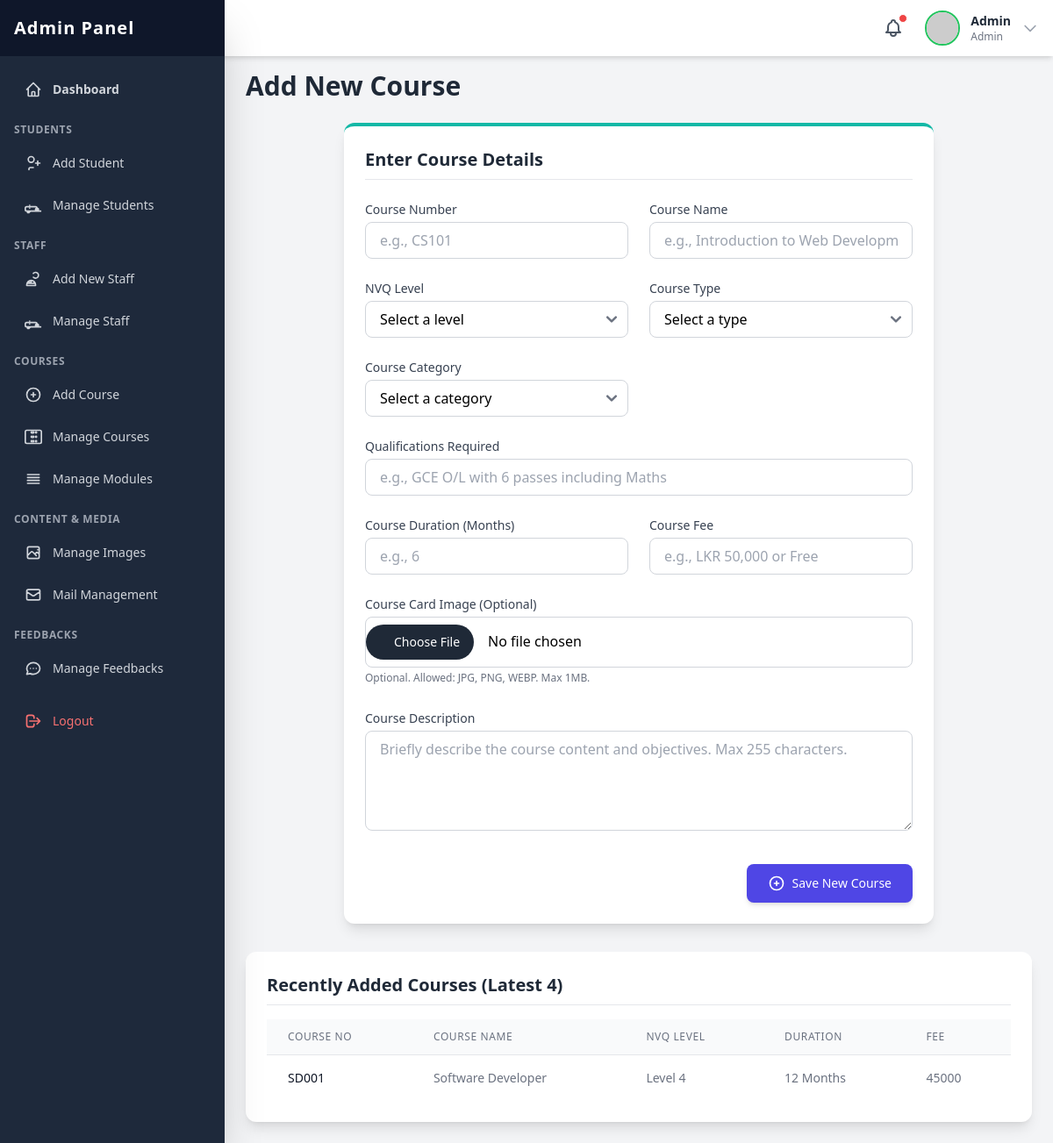
/admin/pages/add_course.php (signed in), run on an earlier commit of the app's database.
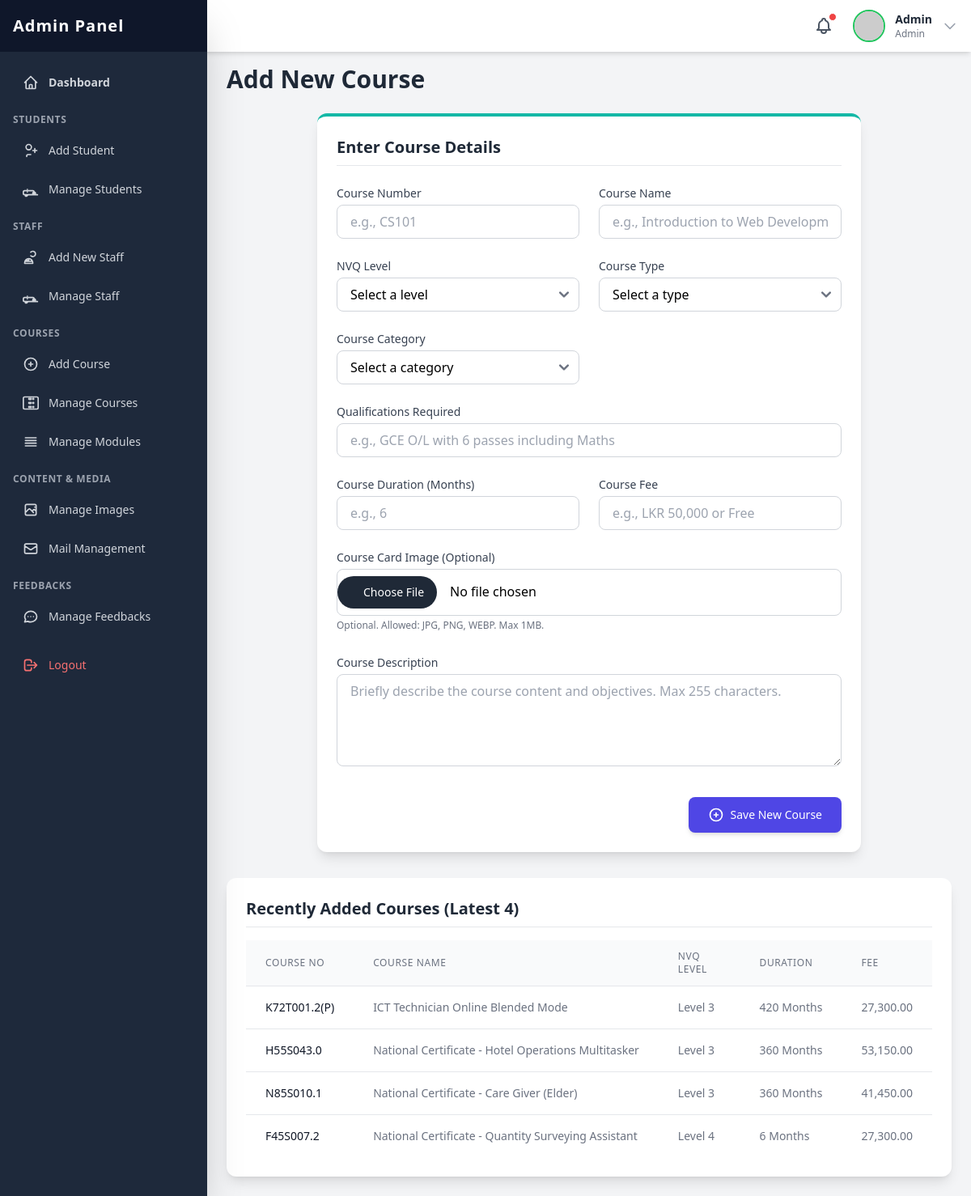
And on a later commit of the database.
### tables this page shows
CREATE TABLE IF NOT EXISTS `course` (
  `id` int NOT NULL AUTO_INCREMENT,
  `course_no` varchar(12) NOT NULL,
  `course_name` varchar(100) NOT NULL,
  `nvq_level` int NOT NULL,
  `course_type` enum('Full-time','Part-time','Online','Hybrid') NOT NULL,
  `qualifications` varchar(255) NOT NULL,
  `course_duration` int NOT NULL,
  `course_fee` varchar(20) NOT NULL,
  `course_description` text NOT NULL,
  `course_image` varchar(255) DEFAULT NULL,
  `status` enum('active','inactive') NOT NULL DEFAULT 'active',
  `category` varchar(150) NOT NULL,
  `course_video` varchar(700) DEFAULT NULL,
  PRIMARY KEY (`id`),
  UNIQUE KEY `course_no` (`course_no`),
  KEY `idx_status` (`status`)
);

### admin/pages/add_course.php (the view, shortened to what the changed rows need)
<?php
include_once('../include/header.php');
include_once('../../include/connection.php');
$recent_courses = [];
$query_recent = "SELECT course_no, course_name, nvq_level, course_duration, course_fee
                 FROM course
                 ORDER BY id DESC LIMIT 4";
$result_recent = $con->query($query_recent);
if ($result_recent && $result_recent->num_rows > 0) {
    while ($row = $result_recent->fetch_assoc()) {
        $recent_courses[] = $row;
    }
}
?>
<h2 class="text-3xl font-bold text-gray-800 mb-6">Add New Course</h2>
<div class="bg-white p-6 rounded-xl shadow-lg mt-8 w-full">
    <div class="overflow-x-auto">
        <table class="min-w-full divide-y divide-gray-200">
            <thead class="bg-gray-50">
                <tr>
                    <th scope="col" class="px-6 py-3 text-left text-xs font-medium text-gray-500 uppercase tracking-wider">Course No</th>
                    <th scope="col" class="px-6 py-3 text-left text-xs font-medium text-gray-500 uppercase tracking-wider">Course Name</th>
                    <th scope="col" class="px-6 py-3 text-left text-xs font-medium text-gray-500 uppercase tracking-wider">NVQ Level</th>
                    <th scope="col" class="px-6 py-3 text-left text-xs font-medium text-gray-500 uppercase tracking-wider">Duration</th>
                    <th scope="col" class="px-6 py-3 text-left text-xs font-medium text-gray-500 uppercase tracking-wider">Fee</th>
                </tr>
            </thead>
            <tbody class="bg-white divide-y divide-gray-200">
                <?php
                if (!empty($recent_courses)) {
                    foreach ($recent_courses as $course) {
                ?>
                <tr>
                    <td class="px-6 py-4 whitespace-nowrap text-sm font-medium text-gray-900"><?php echo htmlspecialchars($course['course_no']); ?></td>
                    <td class="px-6 py-4 whitespace-nowrap text-sm text-gray-500"><?php echo htmlspecialchars($course['course_name']); ?></td>
                    <td class="px-6 py-4 whitespace-nowrap text-sm text-gray-500">Level <?php echo htmlspecialchars($course['nvq_level']); ?></td>
                    <td class="px-6 py-4 whitespace-nowrap text-sm text-gray-500"><?php echo htmlspecialchars($course['course_duration']); ?> Months</td>
                    <td class="px-6 py-4 whitespace-nowrap text-sm text-gray-500"><?php echo htmlspecialchars($course['course_fee']); ?></td>
                </tr>
                <?php
                    }
                } else {
                    echo '<tr><td colspan="5" class="px-6 py-12 text-center text-gray-500">No courses added yet.</td></tr>';
                }
                ?>
            </tbody>
        </table>
    </div>
</div>
<?php
include_once('../include/footer.php');
?>

What changed in the data, as far as the page shows it:
no longer on this page (row edited): course: course_no "SD001", course_name "Software Developer", nvq_level "4", course_duration "12", course_fee "45000"
added course: course_no "K72T001.2(P)", course_name "ICT Technician Online Blended Mode", nvq_level "3", course_duration "420", course_fee "27,300.00"
added course: course_no "H55S043.0", course_name "National Certificate - Hotel Operations Multitasker", nvq_level "3", course_duration "360", course_fee "53,150.00"
added course: course_no "N85S010.1", course_name "National Certificate - Care Giver (Elder)", nvq_level "3", course_duration "360", course_fee "41,450.00"
added course: course_no "F45S007.2", course_name "National Certificate - Quantity Surveying Assistant", nvq_level "4", course_duration "6", course_fee "27,300.00"
